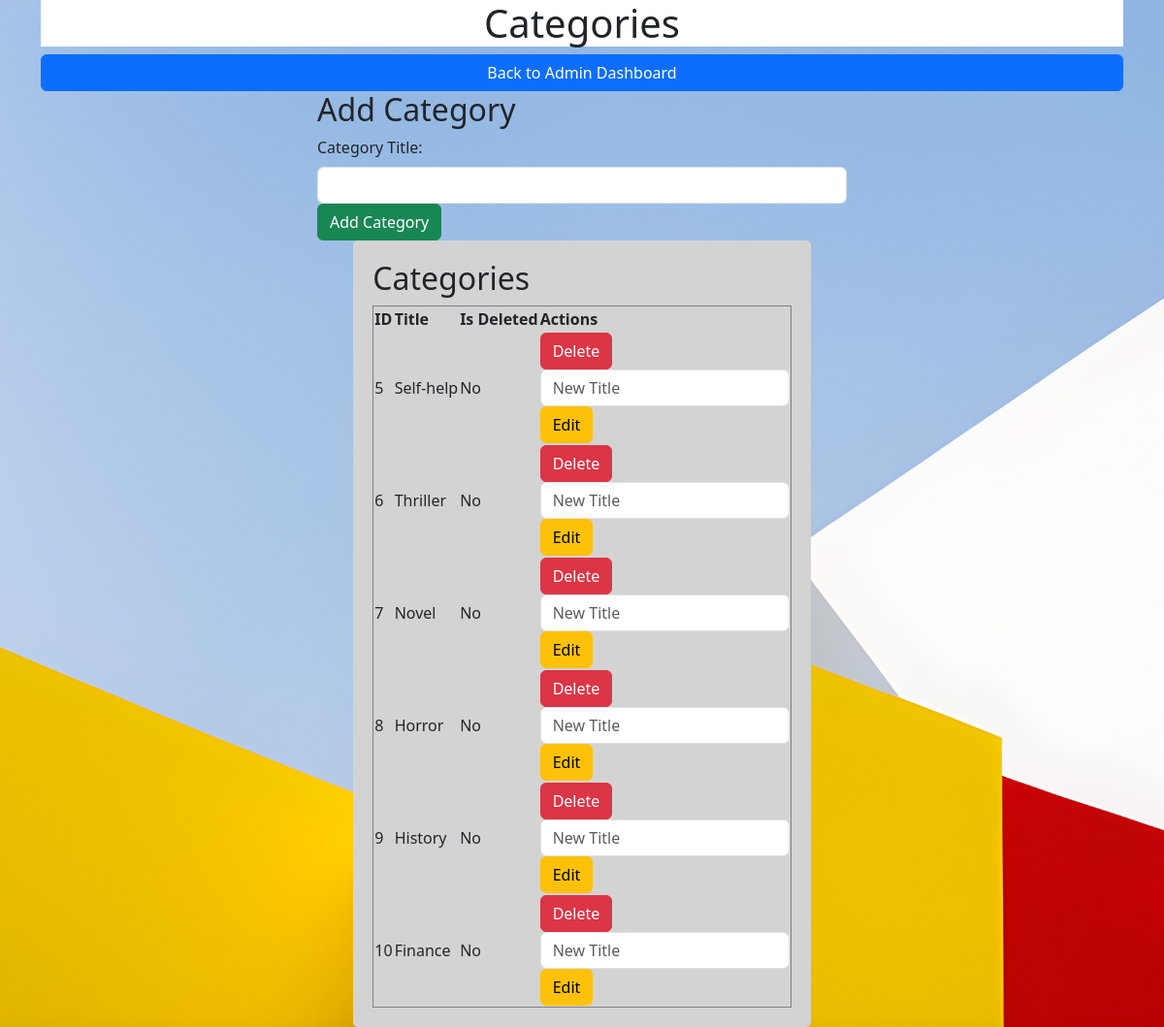
/Admin/Categories/showCategories.php (signed in), run on the app's committed database.
### tables this page shows
CREATE TABLE `categories` (
  `id` int(11) NOT NULL,
  `title` varchar(255) NOT NULL,
  `is_deleted` tinyint(1) NOT NULL DEFAULT 0
);

### Connection/Connection.php (called while the page is built, shortened)
<?php
class Database
{
    private $host = "localhost";
    private $username = "root";
    private $password = "";
    private $database = "andjeloslibrary";
    public function __construct()
    {
        try {
            $this->connection = new PDO("mysql:host=$this->host;dbname=$this->database", $this->username, $this->password);
        } catch (PDOException $e) {
            echo "Connection failed: " . $e->getMessage();
        }
    }
}
$database = new Database();
?>

### Admin/Categories/showCategories.php (the view, shortened to what this page needs)
<!DOCTYPE html>
<html lang="en">
<head>
    <link href="https://cdn.jsdelivr.net/npm/bootstrap@5.3.1/dist/css/bootstrap.min.css" rel="stylesheet">
    <link rel="stylesheet" href="../../Style/crud.css">
</head>
<body>
    <div class="container">
        <h2 class="h1 text-bold d-flex justify-content-center bg-white">Categories</h2>
        <a href="../AdminDashboard/adminDashboard.php" class="btn btn-primary d-flex justify-content-center">Back to Admin Dashboard</a>
    </div>
    <div class="container">
        <div class="row">
            <div class="col-6 offset-3">
                <h2>Add Category</h2>
                <form action="showCategories.php" method="post">
                    <label for="title" class="form-label">Category Title:</label>
                    <input type="text" id="title" name="title" class="form-control" required>
                    <button type="submit" class="btn btn-success" name="add_category">Add Category</button>
                </form>
            </div>
        </div>
    </div>
    <div class="parent-container">
        <div class="centered-div">
            <h2>Categories</h2>
            <?php
            require_once '../../Connection/connection.php';
            ?>
            <table border="1">
                <tr>
                    <th>ID</th>
                    <th>Title</th>
                    <th>Is Deleted</th>
                    <th>Actions</th>
                </tr>
                <?php
                $sql = "SELECT id, title, is_deleted FROM categories";
                $stmt = $database->connection->prepare($sql);
                $stmt->execute();
                $categories = $stmt->fetchAll(PDO::FETCH_ASSOC);
                foreach ($categories as $category) {
                    echo "<tr>";
                    echo "<td>" . $category['id'] . "</td>";
                    echo "<td>" . $category['title'] . "</td>";
                    echo "<td>" . ($category['is_deleted'] ? 'Yes' : 'No') . "</td>";
                    echo "<td>";
                    echo "<form method='post' action='showCategories.php'>";
                    echo "<button type='submit' class='btn btn-danger'>Delete</button>";
                    echo "</form>";
                    echo "<form method='post' action='showCategories.php'>";
                    echo "<input type='text' class='form-control' name='new_title' placeholder='New Title' required>";
                    echo "<button type='submit' class='btn btn-warning'>Edit</button>";
                    echo "</form>";
                    echo "</td>";
                    echo "</tr>";
                }
                ?>
            </table>
        </div>
    </div>
</body>
</html>

### Style/crud.css (style rules this page uses)
.parent-container { display: flex; justify-content: center; align-items: center; height: auto !important; }
.centered-div { background-color: lightgray; padding: 20px; border-radius: 5px; }
body { background-image: url(../Images/pexels-mehmet-turgut-kirkgoz-16574831.jpg); background-position: center; background-repeat: no-repeat; background-size: cover; }

### data on the page
categories: id "5", title "Self-help", is_deleted "No"
categories: id "6", title "Thriller", is_deleted "No"
categories: id "7", title "Novel", is_deleted "No"
categories: id "8", title "Horror", is_deleted "No"
categories: id "9", title "History", is_deleted "No"
categories: id "10", title "Finance", is_deleted "No"
